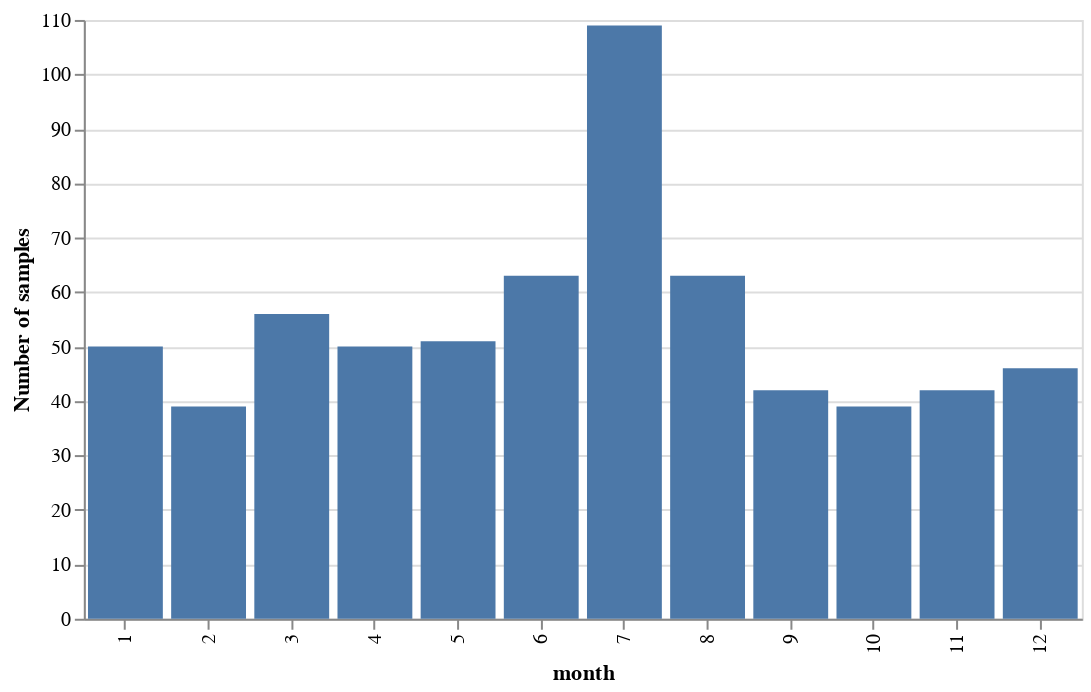

Notebook source saved alongside this figure:
### Markdown cell above
Most sampling was conducted in June, July, and August. Sampling was conducted in each month.

### Code cell
sample_dates = chicago_sampling.date_sampled

months = sample_dates.apply(lambda x: x.month).value_counts().reset_index(name='count').rename(columns={'index':'month'})

display(alt.Chart(months.sort_values(by='month'), width=500).mark_bar().encode(
    x='month:O',
    y=alt.Y('count', axis=alt.Axis(title='Number of samples'))
))

### Figure 1 — Vega-Lite specification as saved in the notebook (floating-point values rounded to 4 significant figures)
{"config": {"view": {"continuousWidth": 400, "continuousHeight": 300}}, "data": {"name": "data-e7d0f2e86c8a323cc88be8f9e2c1b0d0"}, "mark": "bar", "encoding": {"x": {"type": "ordinal", "field": "month"}, "y": {"type": "quantitative", "axis": {"title": "Number of samples"}, "field": "count"}}, "width": 500, "$schema": "https://vega.github.io/schema/vega-lite/v4.8.1.json", "datasets": {"data-e7d0f2e86c8a323cc88be8f9e2c1b0d0": [{"month": 1, "count": 50}, {"month": 2, "count": 39}, {"month": 3, "count": 56}, {"month": 4, "count": 50}, {"month": 5, "count": 51}, {"month": 6, "count": 63}, {"month": 7, "count": 109}, {"month": 8, "count": 63}, {"month": 9, "count": 42}, {"month": 10, "count": 39}, {"month": 11, "count": 42}, {"month": 12, "count": 46}]}}
